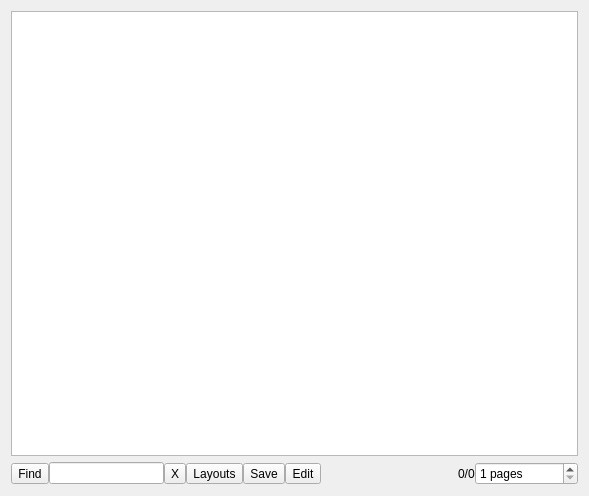
<?xml version="1.0" encoding="UTF-8"?>
<ui version="4.0">
 <class>GWidget</class>
 <widget class="QDialog" name="GWidget">
  <property name="geometry">
   <rect>
    <x>0</x>
    <y>0</y>
    <width>589</width>
    <height>496</height>
   </rect>
  </property>
  <property name="windowTitle">
   <string notr="true">Graph</string>
  </property>
  <layout class="QVBoxLayout" name="verticalLayout">
   <item>
    <widget class="GView" name="view"/>
   </item>
   <item>
    <layout class="QHBoxLayout" name="horizontalLayout">
     <property name="spacing">
      <number>0</number>
     </property>
     <item>
      <widget class="QToolButton" name="FButton">
       <property name="text">
        <string>Find</string>
       </property>
      </widget>
     </item>
     <item>
      <widget class="QFrame" name="findWidget">
       <layout class="QHBoxLayout" name="findLayout">
        <property name="spacing">
         <number>0</number>
        </property>
        <property name="leftMargin">
         <number>0</number>
        </property>
        <property name="topMargin">
         <number>0</number>
        </property>
        <property name="rightMargin">
         <number>0</number>
        </property>
        <property name="bottomMargin">
         <number>0</number>
        </property>
        <item>
         <widget class="QLineEdit" name="lineEdit"/>
        </item>
        <item>
         <widget class="QToolButton" name="CFButton">
          <property name="text">
           <string>X</string>
          </property>
         </widget>
        </item>
       </layout>
      </widget>
     </item>
     <item>
      <widget class="QToolButton" name="LButton">
       <property name="text">
        <string>Layouts</string>
       </property>
       <property name="popupMode">
        <enum>QToolButton::InstantPopup</enum>
       </property>
      </widget>
     </item>
     <item>
      <widget class="QToolButton" name="saveButton">
       <property name="text">
        <string>Save</string>
       </property>
      </widget>
     </item>
     <item>
      <widget class="QToolButton" name="editButton">
       <property name="text">
        <string>Edit</string>
       </property>
      </widget>
     </item>
     <item>
      <spacer name="horizontalSpacer">
       <property name="orientation">
        <enum>Qt::Horizontal</enum>
       </property>
       <property name="sizeHint" stdset="0">
        <size>
         <width>40</width>
         <height>20</height>
        </size>
       </property>
      </spacer>
     </item>
     <item>
      <widget class="QLabel" name="label">
       <property name="toolTip">
        <string>Nodes/Edges</string>
       </property>
       <property name="text">
        <string>0/0</string>
       </property>
      </widget>
     </item>
     <item>
      <widget class="QSpinBox" name="spinBox">
       <property name="wrapping">
        <bool>false</bool>
       </property>
       <property name="buttonSymbols">
        <enum>QAbstractSpinBox::UpDownArrows</enum>
       </property>
       <property name="showGroupSeparator" stdset="0">
        <bool>false</bool>
       </property>
       <property name="suffix">
        <string> pages</string>
       </property>
       <property name="minimum">
        <number>1</number>
       </property>
       <property name="maximum">
        <number>10000001</number>
       </property>
      </widget>
     </item>
    </layout>
   </item>
  </layout>
 </widget>
 <customwidgets>
  <customwidget>
   <class>GView</class>
   <extends>QGraphicsView</extends>
   <header location="global">cchelper.gviewer.gview</header>
  </customwidget>
 </customwidgets>
 <resources/>
 <connections/>
</ui>
